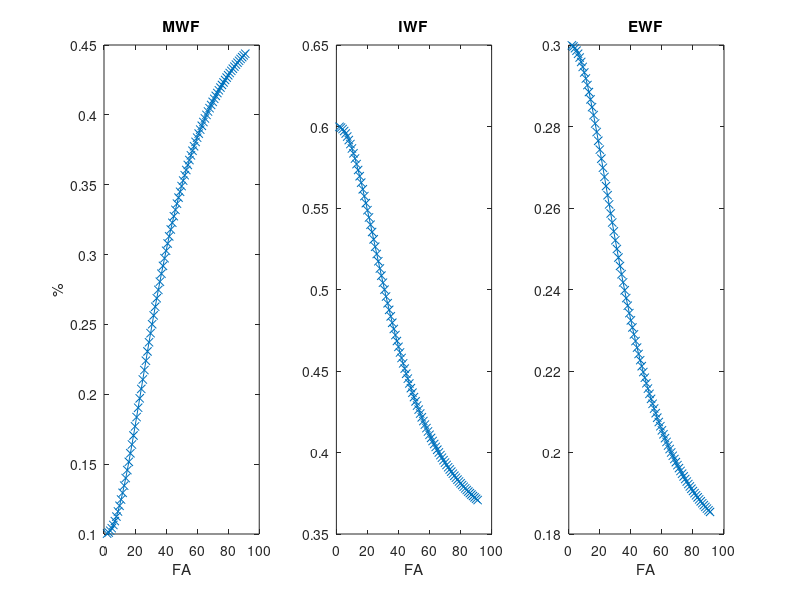

Reproduce this figure in MATLAB.
Amy = 0.1;
Aex = 0.3;
Aax = 0.6;

t1my = 118e-3;
t1ax = 1;
t1ex = 1;

tr = 46e-3;

fa_r = [0:90];

E1my = exp(-tr./t1my);
E1ax = exp(-tr./t1ax);
E1ex = exp(-tr./t1ex);
for kfa = 1:length(fa_r)
    fa = fa_r(kfa);

smw(kfa) = (Amy.*(1-E1my).*sind(fa))./(1-E1my.*cosd(fa));
siw(kfa) = (Aax.*(1-E1ax).*sind(fa))./(1-E1ax.*cosd(fa));
sew(kfa) = (Aex.*(1-E1ex).*sind(fa))./(1-E1ex.*cosd(fa));
end
figure(51)
subplot(131);plot(smw./(smw+siw+sew),'x-');title('MWF');xlabel('FA');ylabel('%');
subplot(132);plot(siw./(smw+siw+sew),'x-');title('IWF');xlabel('FA');
subplot(133);plot(sew./(smw+siw+sew),'x-');title('EWF');xlabel('FA');

% export_fig theorectical_water_fraction -png -r300

%%

